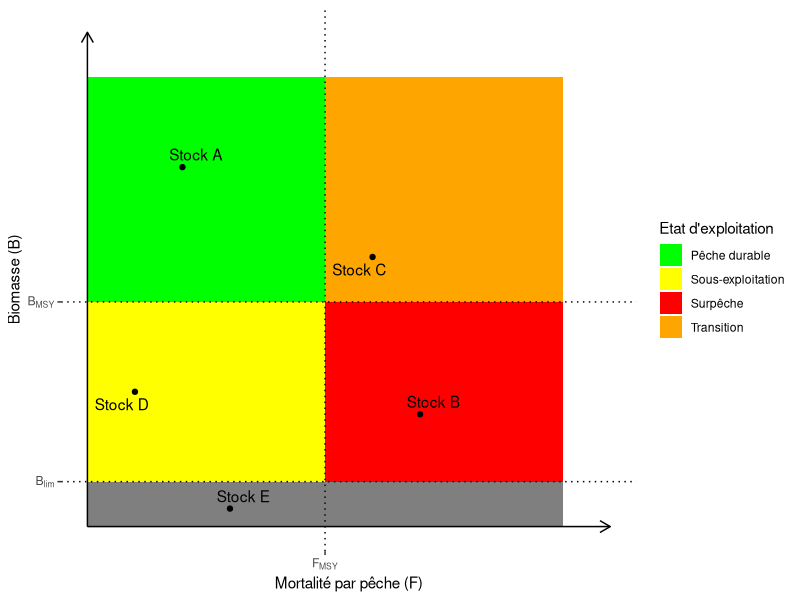

The R script that drew this image:
## ---- chunk 1
# Chargement des bibliothèques
library(ggplot2);library(dplyr);library(ggrepel)
# Définition des seuils biologiques
BMSY <- 0.5  # Biomasse correspondant au rendement maximal soutenable (en tonnes)
FMSY <- 0.5     # Mortalité par pêche correspondant au rendement maximal soutenable
Blim <- 0.2 * BMSY  # Biomasse limite (ex: 40% de BMSY)
# Définition des zones du diagramme de Kobé
zones <- data.frame(
  xmin = c(0, FMSY, 0, FMSY, 0),
  xmax = c(FMSY, 1, FMSY, 1, 1),
  ymin = c(0, 0, BMSY, BMSY, 0),
  ymax = c(BMSY, BMSY, 1, 1, Blim),
#  zone = c("Surpêche", "Pêche durable", "Sous-exploitation", "Transition", "Stock critique")
  zone = c("Sous-exploitation", "Surpêche", "Pêche durable", "Transition", "Stock critique")
)
# Définition des couleurs pour chaque zone
zone_colors <- c("Surpêche" = "red",
                 "Pêche durable" = "green",
                 "Sous-exploitation" = "yellow",
                 "Transition" = "orange",
                 "Stock critique/effondré" = "black")

# Exemple de stocks avec biomasse et mortalité absolues
stocks_data <- data.frame(
  F = c(0.2, 0.7, 0.6, 0.1, 0.3),  # Mortalité absolue
  B = c(0.8, 0.25, 0.6, 0.3, 0.04),  # Biomasse absolue en tonnes
  Label = c("Stock A", "Stock B", "Stock C", "Stock D", "Stock E")
)

ggplot() +
  geom_rect(data = zones, aes(xmin = xmin, xmax = xmax, ymin = ymin, ymax = ymax, fill = zone), alpha = 1) +
  geom_text_repel(data=stocks_data,aes(x=F,y=B,label=Label))+
  geom_point(data=stocks_data,aes(x=F,y=B))+
  xlim(0,1)+ylim(0,1)+
  scale_fill_manual(values = zone_colors)+
  geom_vline(xintercept = FMSY,linetype="dotted")+
  geom_hline(yintercept = c(Blim,BMSY),linetype="dotted")+
  scale_x_continuous(breaks=FMSY,labels=expression(F[MSY]))+#,expand=expansion(mult=c(0,0)))+
  scale_y_continuous(breaks=c(Blim,BMSY),labels=expression(B[lim],B[MSY]))+#,expand=expansion(mult=c(0,0)))+
  xlab("Mortalité par pêche (F)")+ylab("Biomasse (B)")+labs(fill="Etat d'exploitation")+
  geom_segment(aes(x = c(0,0), y = c(0,0), xend = c(1.1,0), yend = c(0,1.1)), arrow = arrow(length=unit(0.3,"cm")))+
  theme(panel.grid.minor=element_blank(),panel.border=element_blank(),panel.background=element_blank())
